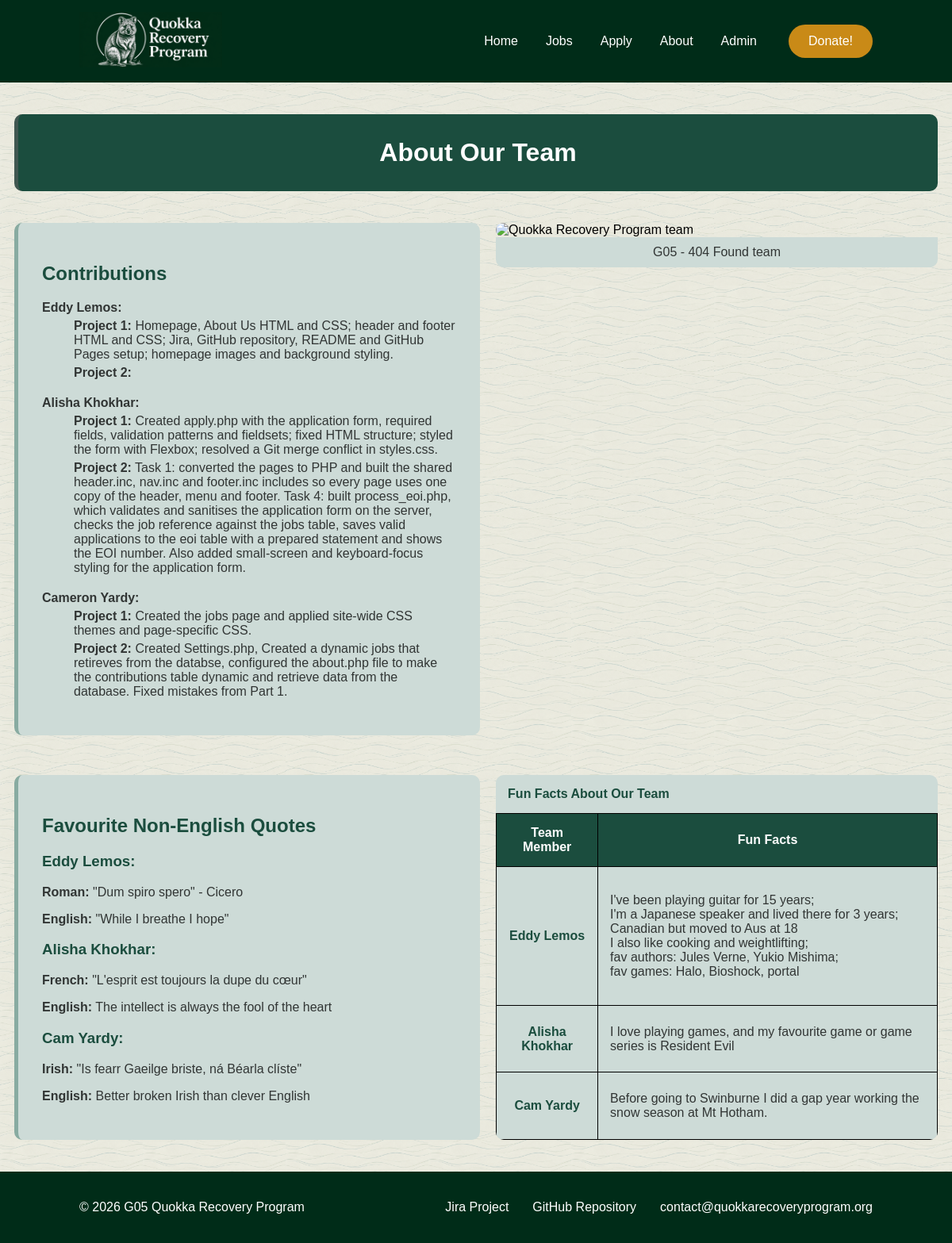
Page /about.php on the committed database.
### tables this page shows
CREATE TABLE IF NOT EXISTS `team_contributions` (
    `contribution_id` INT NOT NULL AUTO_INCREMENT,
    `member_name` VARCHAR(100) NOT NULL,
    `project_number` INT NOT NULL,
    `contribution_details` TEXT NOT NULL,
    PRIMARY KEY (`contribution_id`)
);

### about.php (the view, shortened to what this page needs)
<?php
include 'settings.php';
$conn = mysqli_connect($host, $user, $pwd, $sql_db);
include 'header.inc';
?>
  <main>
        <h1 id="about-title" style="text-align: center;">About Our Team</h1>
        <section id="team">
          <article>
              <h2>Contributions</h2>
              <dl>
                <?php
                $members_query = "SELECT DISTINCT member_name
                                FROM team_contributions
                                ORDER BY contribution_id";
                $members_result = mysqli_query($conn, $members_query);
                while ($member = mysqli_fetch_assoc($members_result)) {
                    echo "<dt><strong>" . $member['member_name'] . ":</strong></dt>";
                    $member_name = $member['member_name'];
                    $contributions_query = "SELECT * FROM team_contributions
                                            WHERE member_name = '$member_name'
                                            ORDER BY project_number";
                    $contributions_result = mysqli_query($conn, $contributions_query);
                    while ($contribution = mysqli_fetch_assoc($contributions_result)) {
                        echo "<dd><strong>Project "
                            . $contribution['project_number']
                            . ":</strong> "
                            . $contribution['contribution_details']
                            . "</dd>";
                    }
                }
                ?>
              </dl>
          </article>
          <figure>
              <img src="images/rangers.png"
                    alt="Quokka Recovery Program team" />
                    <figcaption style="background-color: #cddbd7; color: #313534; padding: 10px; text-align: center; border-radius: 0 0 10px 10px;">
                        G05 - 404 Found team</figcaption>
          </figure>
      </section>
      <section id="team-details">
          <article>
              <h2>Favourite Non-English Quotes</h2>
              <h3>Eddy Lemos:</h3>
              <p>
                  <strong>Roman:</strong>
                  "Dum spiro spero" - Cicero
              </p>
              <p>
                  <strong>English:</strong>
                  "While I breathe I hope"
              </p>
              <h3>Alisha Khokhar:</h3>
              <p>
                  <strong>French:</strong>  "L'esprit est toujours la dupe du cœur"
              </p>
              <p>
                  <strong>English:</strong> The intellect is always the fool of the heart
              </p>
              <h3>Cam Yardy:</h3>
              <p>
                  <strong>Irish:</strong> "Is fearr Gaeilge briste, ná Béarla clíste"
              </p>
              <p>
                  <strong>English:</strong> Better broken Irish than clever English
              </p>
          </article>
          <table>
            <caption style="background-color: #cddbd7; color: #1B4D3E; font-weight: bold; padding: 15px; text-align: left;">
                Fun Facts About Our Team
            </caption>
              <thead>
                  <tr>
                      <th scope="col">Team Member</th>
                      <th scope="col">Fun Facts</th>
                  </tr>
              </thead>
              <tbody>
                  <tr>
                      <th scope="row">Eddy Lemos</th>
                      <td>
                          I've been playing guitar for 15 years; <br>I'm a Japanese speaker and lived there for 3 years;<br>Canadian but moved to Aus at 18 <br>I also like cooking and weightlifting; <br>fav authors: Jules Verne, Yukio Mishima; <br>fav games: Halo, Bioshock, portal
                      </td>
                  </tr>
                  <tr>
                      <th scope="row">Alisha Khokhar</th>
                      <td>
                           I love playing games, and my favourite game or game series is Resident Evil
                      </td>
                  </tr>
                  <tr>
                      <th scope="row">Cam Yardy</th>
                      <td>
                          Before going to Swinburne I did a gap year working the snow season at Mt Hotham.
                      </td>
                  </tr>
              </tbody>
          </table>
      </section>
  </main>
<?php include 'footer.inc'; ?>

### styles.css (style rules this page uses)
main { width: 97%; max-width: 1400px; margin: 0 auto; }
html, body { margin: 0; padding: 0; }
body { font-family: 'Trebuchet MS', 'Lucida Sans Unicode', 'Lucida Grande', 'Lucida Sans', Arial, sans-serif; background-color: #ffffff; background-image: url("images/waves-pattern.png"); background-repeat: repeat; background-size: 180px; }
#about-title { background-color: #1B4D3E; border-left: 5px solid rgb(64, 87, 81); color: white; padding: 30px; border-radius: 10px; margin-top: 40px; margin-bottom: 30px; }
#team { display: flex; justify-content: space-between; margin-top: 40px; gap: 20px }
#team article { width: 45%; background-color: #cddbd7; color: #313534; padding: 30px; border-radius: 10px; border-left: 5px solid #88aba1; }
#team article h2 { color: #1B4D3E; }
#team figure { width: 48%; margin: 0; }
#team figure img { width: 100%; border-radius: 10px; }
#team-details { display: flex; justify-content: space-between; margin-top: 50px; gap: 20px; }
#team-details article { width: 45%; background-color: #cddbd7; color: #313534; padding: 30px; border-radius: 10px; border-left: 5px solid #88aba1; }
#team-details article h2 { color: #1B4D3E; }
#team-details article h3 { color: #1B4D3E; }
#team-details table { width: 48%; border-collapse: collapse; background-color: #cddbd7; border-radius: 10px; overflow: hidden; }
#team-details th, #team-details td { border: 1px solid black; padding: 15px; }
#team-details thead th { background-color: #1B4D3E; color: white; }
#team-details tbody th { color: #1B4D3E; background-color: #cddbd7; }
#team-details tbody td { color: #313534; }
dt { margin-top: 20px; }
dd { margin-top: 5px; }

### rows in the picture
team_contributions: project_number "1", contribution_details "Homepage, About Us HTML and CSS; header and footer HTML and CSS; Jira, GitHub repository, README and GitHub Pages setup; homepage images and background styling."
team_contributions: project_number "2"
team_contributions: project_number "1", contribution_details "Created apply.php with the application form, required fields, validation patterns and fieldsets; fixed HTML structure; styled the form with Flexbox; resolved a Git merge conflict in styles.css."
team_contributions: project_number "2", contribution_details "Task 1: converted the pages to PHP and built the shared header.inc, nav.inc and footer.inc includes so every page uses one copy of the header, menu and footer. Task 4: built process_eoi.php, which validates and sanitises the application form on the server, checks the job reference against the jobs table, saves valid applications to the eoi table with a prepared statement and shows the EOI number. Also added small-screen and keyboard-focus styling for the application form."
team_contributions: project_number "1", contribution_details "Created the jobs page and applied site-wide CSS themes and page-specific CSS."
team_contributions: project_number "2", contribution_details "Created Settings.php, Created a dynamic jobs that retireves from the databse, configured the about.php file to make the contributions table dynamic and retrieve data from the database. Fixed mistakes from Part 1."

### other values in the picture
$label "Home"
$label "Jobs"
$label "Apply"
$label "About"
$label "Admin"
$member['member_name'] "Eddy Lemos"
$member['member_name'] "Alisha Khokhar"
$member['member_name'] "Cameron Yardy"
